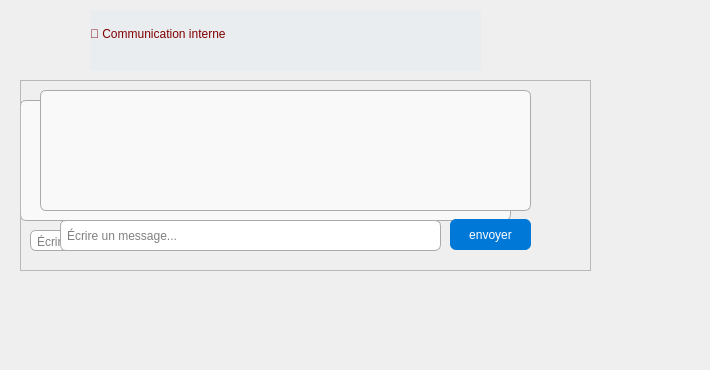
      <widget class="QWidget" name="tab_3">
       <attribute name="title">
        <string>comm</string>
       </attribute>
       <widget class="QLabel" name="label_3">
        <property name="geometry">
         <rect>
          <x>90</x>
          <y>10</y>
          <width>391</width>
          <height>61</height>
         </rect>
        </property>
        <property name="styleSheet">
         <string notr="true">QLabel {
	background-color: rgb(233, 237, 240);
	font: 700 18pt &quot;Segoe UI&quot;;
    color: #800000; /* dark red like your other slides */
    font-family: &quot;Georgia&quot;;
}
</string>
        </property>
        <property name="text">
         <string>💬 Communication interne
</string>
        </property>
       </widget>
       <widget class="QTextEdit" name="textEdit_3">
        <property name="geometry">
         <rect>
          <x>20</x>
          <y>100</y>
          <width>491</width>
          <height>121</height>
         </rect>
        </property>
        <property name="styleSheet">
         <string notr="true">QTextEdit { border: 1px solid #aaa; border-radius: 6px; background: #f9f9f9; }
</string>
        </property>
        <property name="readOnly">
         <bool>true</bool>
        </property>
       </widget>
       <widget class="QLineEdit" name="lineEdit_27">
        <property name="geometry">
         <rect>
          <x>30</x>
          <y>230</y>
          <width>381</width>
          <height>21</height>
         </rect>
        </property>
        <property name="styleSheet">
         <string notr="true">QLineEdit { border: 1px solid #aaa; border-radius: 6px; padding: 4px; }
</string>
        </property>
        <property name="placeholderText">
         <string>Écrire un message...</string>
        </property>
       </widget>
       <widget class="QFrame" name="frame">
        <property name="geometry">
         <rect>
          <x>20</x>
          <y>80</y>
          <width>571</width>
          <height>191</height>
         </rect>
        </property>
        <property name="frameShape">
         <enum>QFrame::Shape::StyledPanel</enum>
        </property>
        <property name="frameShadow">
         <enum>QFrame::Shadow::Raised</enum>
        </property>
        <widget class="QPushButton" name="pushButton_30">
         <property name="geometry">
          <rect>
           <x>430</x>
           <y>139</y>
           <width>81</width>
           <height>31</height>
          </rect>
         </property>
         <property name="styleSheet">
          <string notr="true">QPushButton { background-color: #0078d7; color: white; border-radius: 6px; padding: 4px 8px; }
QPushButton:hover { background-color: #005a9e; }
</string>
         </property>
         <property name="text">
          <string>envoyer</string>
         </property>
        </widget>
        <widget class="QTextEdit" name="textEdit_4">
         <property name="geometry">
          <rect>
           <x>20</x>
           <y>10</y>
           <width>491</width>
           <height>121</height>
          </rect>
         </property>
         <property name="styleSheet">
          <string notr="true">QTextEdit { border: 1px solid #aaa; border-radius: 6px; background: #f9f9f9; }
</string>
         </property>
         <property name="readOnly">
          <bool>true</bool>
         </property>
        </widget>
        <widget class="QLineEdit" name="lineEdit_28">
         <property name="geometry">
          <rect>
           <x>40</x>
           <y>140</y>
           <width>381</width>
           <height>31</height>
          </rect>
         </property>
         <property name="styleSheet">
          <string notr="true">QLineEdit { border: 1px solid #aaa; border-radius: 6px; padding: 4px; }
</string>
         </property>
         <property name="placeholderText">
          <string>Écrire un message...</string>
         </property>
        </widget>
       </widget>
       <widget class="QLabel" name="label_86">
        <property name="geometry">
         <rect>
          <x>0</x>
          <y>-10</y>
          <width>701</width>
          <height>361</height>
         </rect>
        </property>
        <property name="text">
         <string/>
        </property>
        <property name="pixmap">
         <pixmap>../../../Downloads/c9d03170-aced-4d4f-8414-d7da4814c40d.jpg</pixmap>
        </property>
       </widget>
       <zorder>textEdit_3</zorder>
       <zorder>lineEdit_27</zorder>
       <zorder>label_86</zorder>
       <zorder>label_3</zorder>
       <zorder>frame</zorder>
      </widget>
